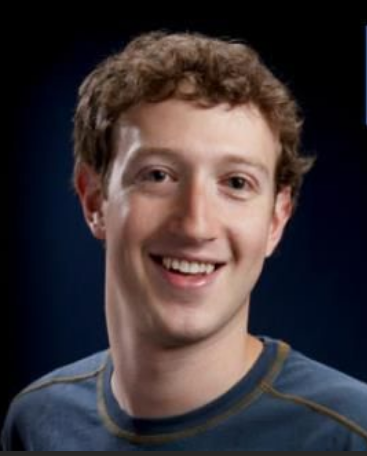
#> input picture 老师的代码/day002/code/1.jpg, 367 x 456 px
$ python pic.py
#> lines starting #> are read from the running program, lines starting #| are printed output that depends on the picture
# opencv numpy
import cv2 as cv
# 读取图片
img = cv.imread('1.jpg')
#> img is the input picture: shape (456, 367, 3); mean B, G, R 56, 53.2, 62.5
# h w c 456 367 3
# BGR(0,0,255)   RGB  GRAY
# BGR---> GRAY

# h w c   456 367 1
img = cv.cvtColor(img,cv.COLOR_BGR2GRAY)
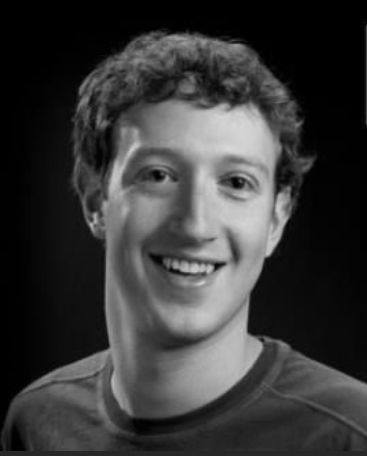
#> img: shape (456, 367); min 0, max 217, mean 56.3
print(img.shape)
#| (456, 367)
print(img)
#> (printed output is left out)

cv.imshow("cv",img)
cv.waitKey(0)
